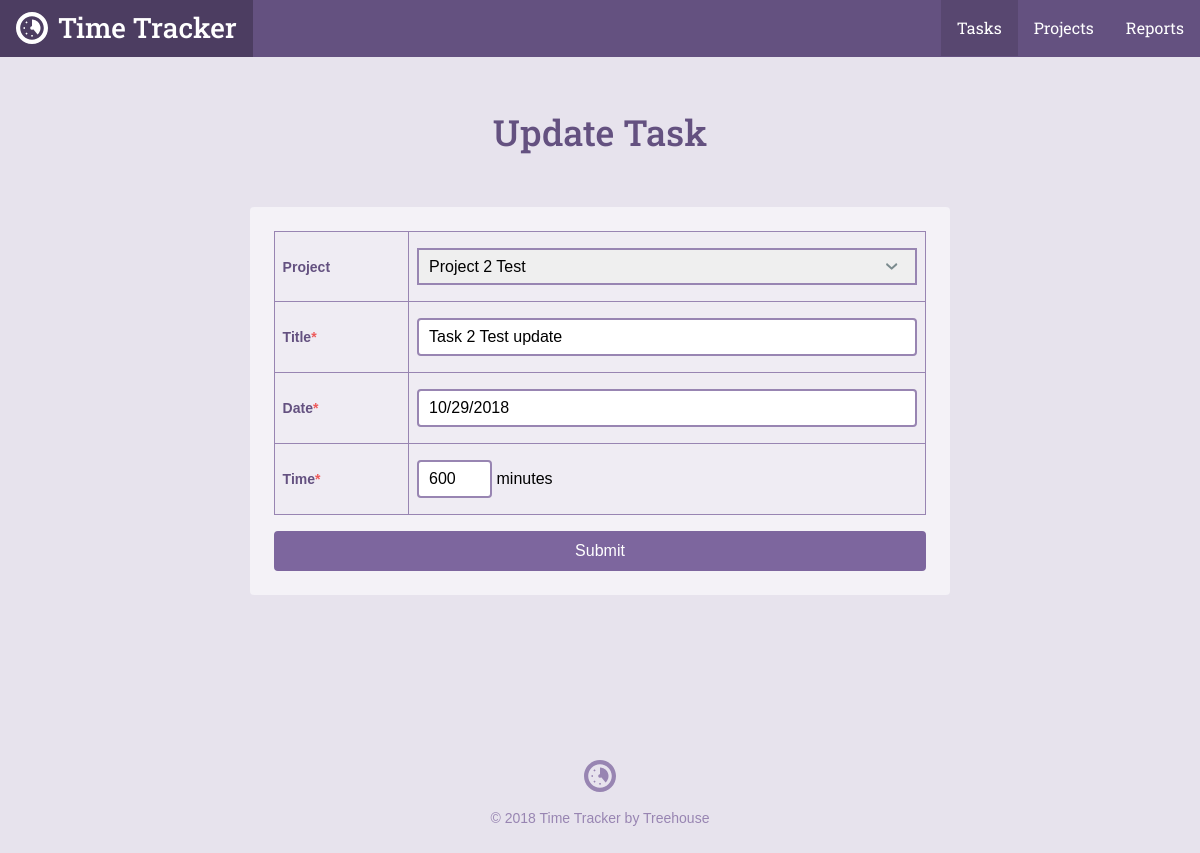
Page /task.php?id=16 on the committed database.
### tables this page shows
CREATE TABLE `tasks` (
	`task_id`	INTEGER PRIMARY KEY AUTOINCREMENT,
	`project_id`	INTEGER,
	`title`	TEXT,
	`date`	INTEGER NOT NULL,
	`time`	TEXT NOT NULL
);

CREATE TABLE `projects` (
	`project_id`	INTEGER PRIMARY KEY AUTOINCREMENT,
	`title`	TEXT NOT NULL,
	`category`	TEXT NOT NULL
);

### inc/functions.php (called while the page is built, shortened)
<?php
function getProjectList()
{
    include "connection.php";
    try {
        return $db->query('SELECT project_id, title, category FROM projects');
    } catch (Exception $e) {
        echo "Error: ".$e->getMessage()."<br/>";
        return [];
    }
}
function getTask($taskId)
{
    include "connection.php";
    try {
        $query = 'SELECT task_id, title, date, time, project_id FROM tasks';
        $where = " WHERE task_id = ?";
        $result = $db->prepare($query.$where);
        $result->bindValue(1, $taskId, PDO::PARAM_INT);
        $result->execute();
    } catch (Exception $e) {
        echo "Error: ".$e->getMessage()."<br/>";
        return [];
    }
    return $result->fetch();
}

### task.php (the view, shortened to what this page needs)
<?php
require 'inc/functions.php';
$projectId = $title = $date = $time = '';
$title = $category = '';
if (isset($_GET['id'])) {
    list($taskId, $title, $date, $time, $projectId) = getTask(
        filter_input(INPUT_GET, 'id', FILTER_SANITIZE_NUMBER_INT)
    );
}
include 'inc/header.php';
?>
<div class="section page">
    <div class="col-container page-container">
        <div class="col col-70-md col-60-lg col-center">
            <h1 class="actions-header"><?php
            if (!empty($taskId)) {
                echo "Update ";
            } else {
                echo "Add ";
            }
            ?>Task</h1>
            <form class="form-container form-add" method="post" action="task.php">
                <table>
                    <tr>
                        <th>
                            <label for="project_id">Project</label>
                        </th>
                        <td>
                            <select name="project_id" id="project_id">
                                <?php
                                    foreach (getProjectList() as $project) {
                                        echo "<option value='".$project['project_id']."'";
                                        if ($projectId === $project['project_id']) {
                                            echo " selected";
                                        }
                                        echo ">".$project['title']."</option>";
                                    }
                                ?>
                            </select>
                        </td>
                    </tr>
                    <tr>
                        <th><label for="title">Title<span class="required">*</span></label></th>
                        <td><input type="text" id="title" name="title" value="<?php echo htmlspecialchars($title)?>" /></td>
                    </tr>
                    <tr>
                        <th><label for="date">Date<span class="required">*</span></label></th>
                        <td><input type="text" id="date" name="date" value="<?php echo htmlspecialchars($date)?>" placeholder="mm/dd/yyyy" /></td>
                    </tr>
                    <tr>
                        <th><label for="time">Time<span class="required">*</span></label></th>
                        <td><input type="text" id="time" name="time" value="<?php echo htmlspecialchars($time)?>" /> minutes</td>
                    </tr>
                </table>
                <input class="button button--primary button--topic-php" type="submit" value="Submit" />
            </form>
        </div>
    </div>
</div>
<?php include "inc/footer.php"; ?>

### css/style.css (style rules this page uses)
*,:after,:before { box-sizing:border-box }
html { font-family:sans-serif;-ms-text-size-adjust:100%;-webkit-text-size-adjust:100% }
body { margin:0 }
h1 { font-size:2em;margin:.67em 0 }
button,input,optgroup,select,textarea { color:inherit;font:inherit;margin:0 }
select { text-transform:none }
input[type="reset"],input[type="submit"] { -webkit-appearance:button;cursor:pointer }
input { line-height:normal }
table { border-collapse:collapse;border-spacing:0 }
td,th { padding:0 }
html { font-size:100%;line-height:1.5;-webkit-tap-highlight-color:transparent }
body { font-size:1rem;font-family:"Gotham Rounded A","Gotham Rounded B","Helvetica",Helvetica,Arial,sans-serif;font-style:normal;font-weight:400 }
.button { -webkit-appearance:none;-moz-appearance:none;-ms-appearance:none;-o-appearance:none;appearance:none;-webkit-user-select:none;-moz-user-select:none;-ms-user-select:none;user-select:none;background-color:transparent;border-radius:4px;border:solid 2px #5fcf80;color:#5fcf80;cursor:pointer;display:inline-block;font-family:"Gotham Rounded A","Gotham Rounded B","Helvetica",Helvetica,Arial,sans-serif;font-size:1rem;font-weight:500;height:40px;line-height:36px;padding:0 15px;position:relative;margin:0 10px 0 0;text-align:center;text-decoration:none;transition:color .3s ease,background-color .3s ease,border-color .3s ease,width .3s ease,opacity .3s ease;vertical-align:baseline;white-space:nowrap;overflow:hidden;text-overflow:ellipsis }
.button:last-child { margin-right:0 }
.button--primary { background-color:#5fcf80;border-color:#5fcf80;color:#fff }
.button--topic-php { border-color:#7D669E !important;color:#7D669E !important }
.button--topic-php.button--primary { background-color:#7D669E !important;border-color:#7D669E !important;color:#fff !important }
.col { float:left;width:100% }
.col-container:before,.col-container:after { content:" ";display:table }
.col-container:after { clear:both }
.col-center { float:none;margin:0 auto }
@media screen and (min-width: 680px) { .col-70-md { width:70% !important } }
@media screen and (min-width: 960px) { .col-60-lg { width:60% !important } }
h1,h2,h3,h4,h5,h6 { color:#40484a;display:block;font-weight:500;margin:0;text-rendering:optimizeLegibility }
h1 { font-size:2.25rem }
body { background-color:#e7e3ed }
h1,h2,h3,h4,h5,h6 { color:#645180;font-family:"Roboto Slab", Helvetica, Arial, sans-serif }
.button { background:#7D669E;border-color:#7D669E;color:#fff }
.col-container { margin:0 auto;max-width:1200px }
.actions-header { margin-bottom:1.5rem }
.page-container { text-align:center }
@media screen { .page-container { padding:1.5rem 1rem 0 1rem } }
@media screen and (min-width: 680px) { .page-container { padding-top:3rem } }
.form-container { background-color:#f4f2f7;border-radius:4px }
@media screen { .form-container { padding:.5rem 1.5rem;margin-top:.5rem;margin-bottom:1.5rem } }
@media screen and (min-width: 680px) { .form-container { padding:.5rem 1.5rem;margin-top:3rem;margin-bottom:0 } }
.form-add { padding:1.5rem }
.form-add .button { margin-top:1rem }
table { width:100%;text-align:left;background-color:#f4f2f7 }
@media screen { table { margin-bottom:1.5rem } }
@media screen and (min-width: 680px) { table { margin-bottom:0 } }
th,td { padding:.5rem;background-color:#efecf3;border:solid 1px #9885b2 !important }
td { padding:1rem .5rem }
th { font-size:.875rem }
input { border-radius:4px;box-shadow:none;border:solid 2px #9885b2;padding:8px 10px;width:100% }
label { font-size:14px;font-weight:bold;color:#645180 }
span.required { color:#ed5a5a }
select { -webkit-appearance:none;-moz-appearance:none;width:100%;padding:8px 10px;border:solid 2px #9885b2;background-size:.9rem;background-repeat:no-repeat;background-position:calc(100% - 1rem) center }
#time { width:75px; }

### rows in the picture
tasks: project_id "Project 2 Test", title "Task 2 Test update", date "10/29/2018", time "600"
